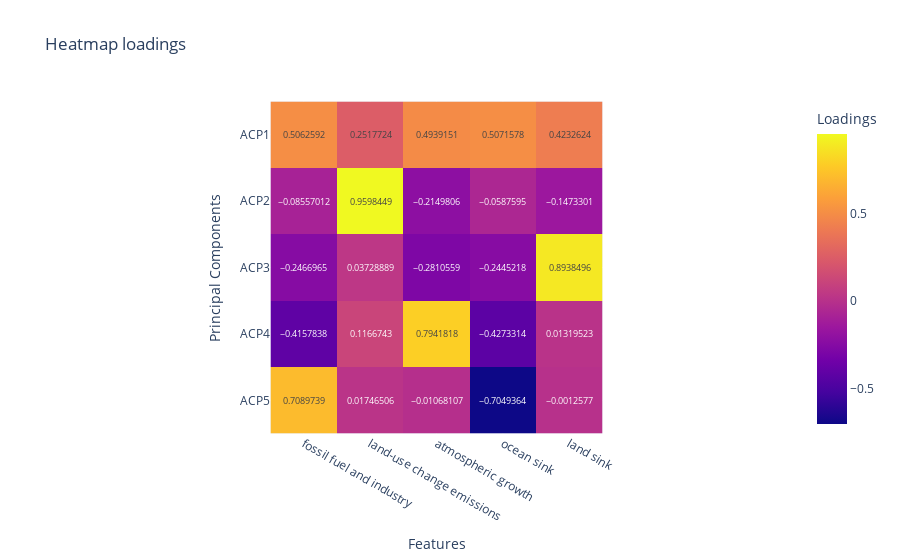

The cell this chart's notebook holds for it:
### Code cell
# Plot loadings.
plot_loadings_heatmap(pca,df_pca,n_compo=5)

### Figure 1 — Plotly figure (JSON) as saved in the notebook; plotly's stock layout.template omitted (floating-point values rounded to 4 significant figures)
{"data": [{"coloraxis": "coloraxis", "hovertemplate": "Features: %{x}<br>Principal Components: %{y}<br>Loadings: %{z}<extra></extra>", "name": "0", "texttemplate": "%{z}", "type": "heatmap", "x": ["fossil fuel and industry", "land-use change emissions", "atmospheric growth", "ocean sink", "land sink"], "xaxis": "x", "y": ["ACP1", "ACP2", "ACP3", "ACP4", "ACP5"], "yaxis": "y", "z": [[0.5063, 0.2518, 0.4939, 0.5072, 0.4233], [-0.08557, 0.9598, -0.215, -0.05876, -0.1473], [-0.2467, 0.03729, -0.2811, -0.2445, 0.8938], [-0.4158, 0.1167, 0.7942, -0.4273, 0.0132], [0.709, 0.01747, -0.01068, -0.7049, -0.001258]]}], "layout": {"coloraxis": {"colorbar": {"title": {"text": "Loadings"}}, "colorscale": [[0, "#0d0887"], [0.1111, "#46039f"], [0.2222, "#7201a8"], [0.3333, "#9c179e"], [0.4444, "#bd3786"], [0.5556, "#d8576b"], [0.6667, "#ed7953"], [0.7778, "#fb9f3a"], [0.8889, "#fdca26"], [1, "#f0f921"]]}, "title": {"text": "Heatmap loadings"}, "xaxis": {"anchor": "y", "constrain": "domain", "domain": [0, 1], "scaleanchor": "y", "title": {"text": "Features"}}, "yaxis": {"anchor": "x", "autorange": "reversed", "constrain": "domain", "domain": [0, 1], "title": {"text": "Principal Components"}}}}
